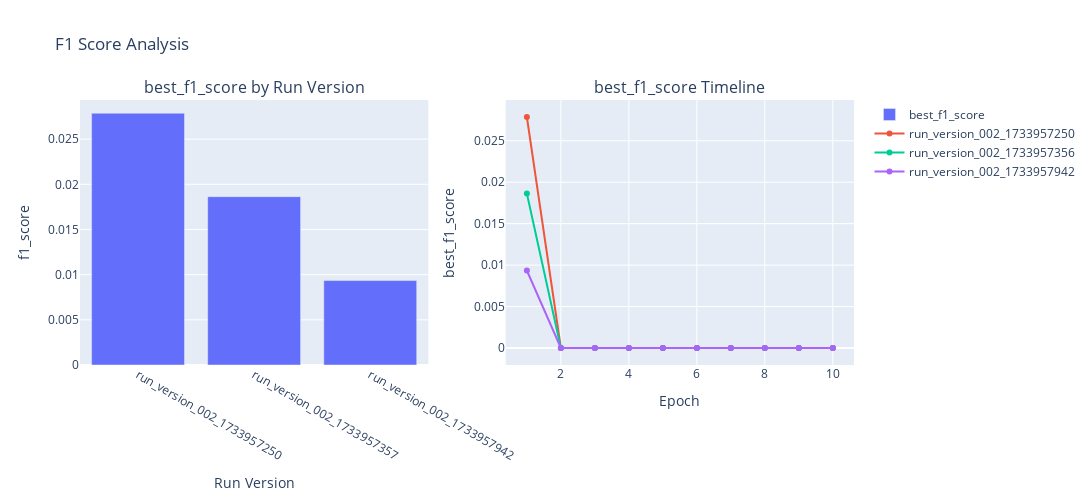

Notebook code for this chart:
### Code cell
fig_f1 = plot_metric_analysis(history, 'f1_score', metrics, 'best_f1_score', "F1 Score Analysis")

### Figure 1 — Plotly figure (JSON) as saved in the notebook; plotly's stock layout.template omitted (floating-point values rounded to 4 significant figures)
{"data": [{"name": "best_f1_score", "x": ["run_version_002_1733957250", "run_version_002_1733957357", "run_version_002_1733957942"], "y": [0.02786, 0.01863, 0.009346], "type": "bar", "xaxis": "x", "yaxis": "y"}, {"mode": "lines+markers", "name": "run_version_002_1733957250", "x": [1, 2, 3, 4, 5, 6, 7, 8, 9, 10], "y": [0.02786, 0.0, 0.0, 0.0, 0.0, 0.0, 0.0, 0.0, 0.0, 0.0], "type": "scatter", "xaxis": "x2", "yaxis": "y2"}, {"mode": "lines+markers", "name": "run_version_002_1733957356", "x": [1, 2, 3, 4, 5, 6, 7, 8, 9, 10], "y": [0.01863, 0.0, 0.0, 0.0, 0.0, 0.0, 0.0, 0.0, 0.0, 0.0], "type": "scatter", "xaxis": "x2", "yaxis": "y2"}, {"mode": "lines+markers", "name": "run_version_002_1733957942", "x": [1, 2, 3, 4, 5, 6, 7, 8, 9, 10], "y": [0.009346, 0.0, 0.0, 0.0, 0.0, 0.0, 0.0, 0.0, 0.0, 0.0], "type": "scatter", "xaxis": "x2", "yaxis": "y2"}], "layout": {"xaxis": {"anchor": "y", "domain": [0.0, 0.45], "title": {"text": "Run Version"}}, "yaxis": {"anchor": "x", "domain": [0.0, 1.0], "title": {"text": "f1_score"}}, "xaxis2": {"anchor": "y2", "domain": [0.55, 1.0], "title": {"text": "Epoch"}}, "yaxis2": {"anchor": "x2", "domain": [0.0, 1.0], "title": {"text": "best_f1_score"}}, "annotations": [{"font": {"size": 16}, "showarrow": false, "text": "best_f1_score by Run Version", "x": 0.225, "xanchor": "center", "xref": "paper", "y": 1.0, "yanchor": "bottom", "yref": "paper"}, {"font": {"size": 16}, "showarrow": false, "text": "best_f1_score Timeline", "x": 0.775, "xanchor": "center", "xref": "paper", "y": 1.0, "yanchor": "bottom", "yref": "paper"}], "title": {"text": "F1 Score Analysis"}, "height": 500, "width": 1200, "showlegend": true}}
